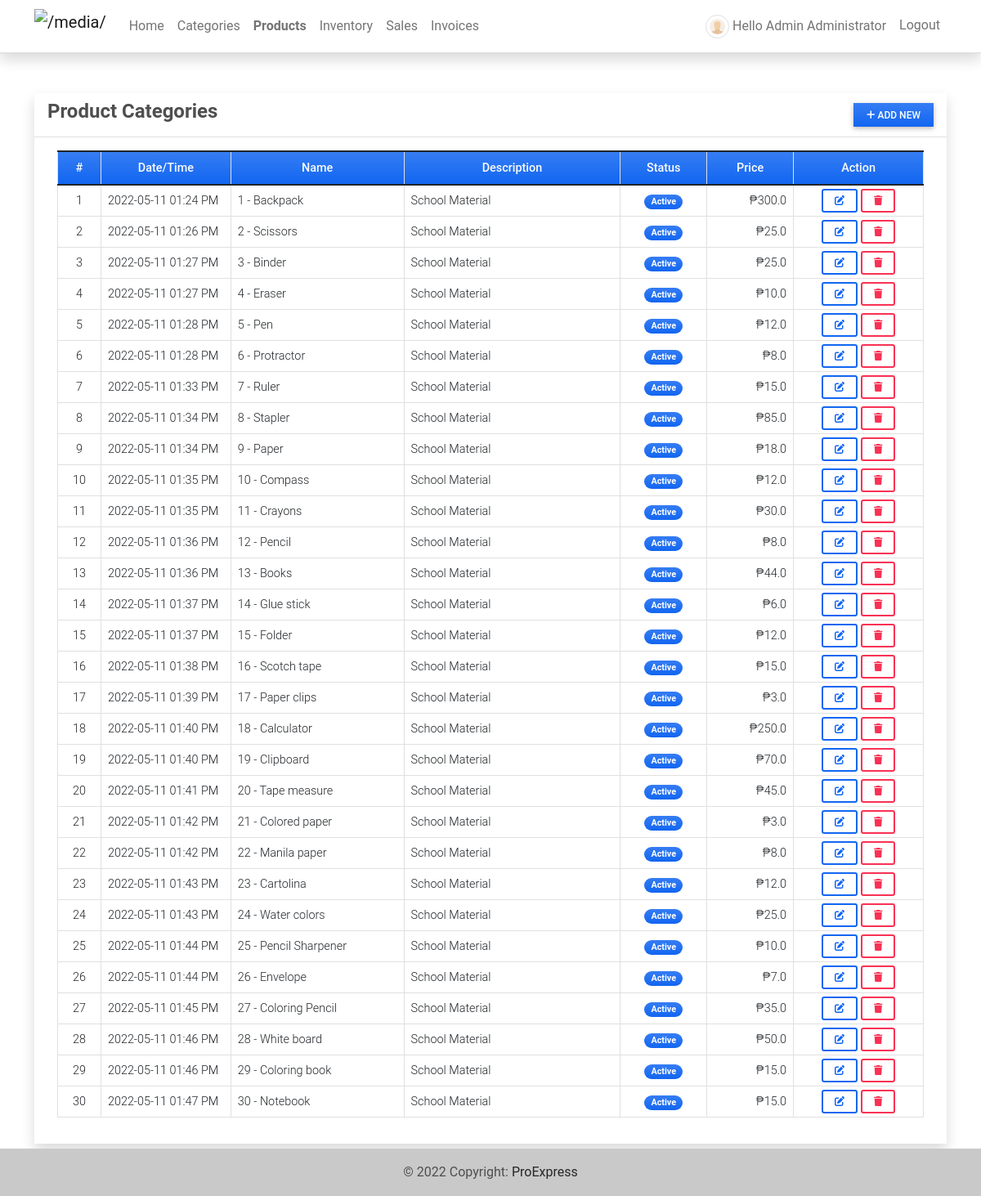
/product (signed in), run on the app's committed database.
### imsApp/models.py (models this page shows, shortened)
class Product(models.Model):
    code=models.CharField(max_length=100,blank=True, null=True)
    name=models.CharField(max_length=250,blank=True, null=True)
    description = models.TextField()
    price = models.FloatField(default=0)
    status = models.CharField(max_length=2, choices=(('1','Active'),('2','Inactive')), default=1)
    date_created = models.DateTimeField(default=timezone.now)
    date_updated = models.DateTimeField(auto_now=True)
    def __str__(self):
        return self.code + ' - ' + self.name

### imsApp/views.py (the view)
# urls.py: path('product',views.product_mgt,name='product-page'),
@login_required
def product_mgt(request):
    context['page_title'] = "Product List"
    products = Product.objects.all()
    context['products'] = products
    return render(request, 'product_mgt.html', context)

### imsApp/templates/product_mgt.html (shortened to what this page needs)
{% extends 'base.html' %} {% load humanize %} {% block pageContent %}
<div class="col-lg-12 col-md-12 col-sm-12 col-xs-12">
    <div class="card card-default rounded-0 shadow ">
        <div class="card-header">
            <div class="d-flex w-100 align-items-center justify-content-between">
                <h4 class="card-title fw-bold">Product Categories</h4>
                <div class="tools">
                    <button type="button" class="btn btn-primary rounded-0 bg-gradient btn-sm" id='add_new'><i class="fa fa-plus"></i> Add New</button>
                </div>
            </div>
        </div>
        <div class="card-body">
            <div class="container-fluid">
                <table class="table table-bordered" id="product-list">
                    <colgroup>
                        <col width="5%">
                        <col width="15%">
                        <col width="20%">
                        <col width="25%">
                        <col width="10%">
                        <col width="10%">
                        <col width="15%">
                    </colgroup>
                    <thead>
                        <tr class="bg-gradient bg-primary bg-opacity-50 text-light">
                            <th class="px-2 py-2 text-center">#</th>
                            <th class="px-2 py-2 text-center">Date/Time</th>
                            <th class="px-2 py-2 text-center">Name</th>
                            <th class="px-2 py-2 text-center">Description</th>
                            <th class="px-2 py-2 text-center">Status</th>
                            <th class="px-2 py-2 text-center">Price</th>
                            <th class="px-2 py-2 text-center">Action</th>
                        </tr>
                    </thead>
                    <tbody>
                        {% for product in products %}
                        <tr>
                            <td class="px-2 py-1 align-middle text-center">{{ forloop.counter }}</td>
                            <td class="px-2 py-1 align-middle">{{ product.date_created|date:"Y-m-d h:i A" }}</td>
                            <td class="px-2 py-1 align-middle">{{ product }}</td>
                            <td class="px-2 py-1 align-middle">
                                <p class="m-0 text-truncate">{{ product.description }}</p>
                            </td>
                            <td class="px-1 py-1 align-middle text-center">
                                {% if product.status == '1' %}
                                <span class="badge bg-primary bg-gradient rounded-pill px-2">Active</span> {% else %}
                                <span class="badge bg-secondary bg-gradient rounded-pill px-2">Inactive</span> {% endif %}
                            </td>
                            <td class="px-2 py-1 align-middle text-end">₱{{ product.price|intcomma }}</td>
                            <td class="px-2 py-1 align-middle text-center">
                                <a class="btn btn-outline-primary btn-sm edit-data" href="javascript:void(0)" data-id="{{ product.pk }}" title="Edit">
                                    <i class="fa fa-edit"></i>
                                </a>
                                <button class="btn btn-outline-danger btn-sm delete-data" type="button" data-id="{{ product.pk }}" title="Delete">
                                    <i class="fa fa-trash"></i>
                                </button>
                            </td>
                        </tr>
                        {% endfor %}
                    </tbody>
                </table>
            </div>
        </div>
    </div>
</div>
{% endblock pageContent %}

### imsApp/templates/base.html (shortened to what this page needs)
{% load static %}
<!DOCTYPE html>
<html lang="en">
<head>
    <link rel="stylesheet" href="{% static 'assets/font-awesome/css/all.min.css' %}">
    <link rel="stylesheet" href="{% static 'assets/bootstrap/css/bootstrap.min.css' %}">
    <link rel="stylesheet" href="{% static 'assets/select2/dist/css/select2.min.css' %}">
    <link rel="stylesheet" href="{% static 'assets/mdb-blogtemplate/css/mdb.min.css' %}" />
    <link rel="stylesheet" href="{% static 'assets/DataTables/datatables.min.css' %}" />
    <link rel="stylesheet" href="{% static 'assets/default/css/style.css' %}">
</head>
<body class="">
    {% block TopNavigation %} {% include "TopNavigation.html" %} {% endblock TopNavigation %}
    <main class="py-5">
        <div class="container mb-3">
             {% block pageContent %} {% endblock pageContent %}
        </div>
    </main>
    <footer class="bg-light text-lg-start">
        <div class="text-center p-3" style="background-color: rgba(0, 0, 0, 0.2);">
            © {% now 'Y' %} Copyright:
            <a class="text-dark" href="#" target="_blank">ProExpress</a>
        </div>
    </footer>
</body>
</html>

### imsApp/templates/topNavigation.html (shortened to what this page needs)
{% load static %}
<header>
    <nav class="navbar navbar-expand-lg navbar-light bg-white fixed-top shadow border-bottom">
        <div class="container">
            <a class="navbar-brand" target="_blank" href="{% url 'home-page' %}">
                <img src="{{ MEDIA_URL }}/default/yes.png" height="16" alt="{{ MEDIA_URL }}" loading="lazy" style="margin-top: -3px;" />
            </a>
            <div class="collapse navbar-collapse" id="navbarExample01">
                <ul class="navbar-nav me-auto mb-2 mb-lg-0" id="topNav">
                    {% if user.id %}
                    <li class="nav-item">
                        <a class="nav-link" aria-current="page" href="{% url 'home-page' %}">Home</a>
                    </li>
                    <li class="nav-item">
                        <a class="nav-link" aria-current="page" href="{% url 'category-page' %}">Categories</a>
                    </li>
                    <li class="nav-item">
                        <a class="nav-link" aria-current="page" href="{% url 'product-page' %}">Products</a>
                    </li>
                    <li class="nav-item">
                        <a class="nav-link" aria-current="page" href="{% url 'inventory-page' %}">Inventory</a>
                    </li>
                    <li class="nav-item">
                        <a class="nav-link" aria-current="page" href="{% url 'sales-page' %}">Sales</a>
                    </li>
                    <li class="nav-item">
                        <a class="nav-link" aria-current="page" href="{% url 'invoice-page' %}">Invoices</a>
                    </li>
                    {% endif %}
                </ul>
                <ul class="navbar-nav d-flex flex-row">
                    {% if user.id %} {% if user.profile.user_type == 1 %} {% endif %}
                    <li class="nav-item me-3 me-lg-0">
                        <a class="nav-link" href="{% url 'profile' %}">
                            <span class="me-1"><img src="{{ MEDIA_URL }}/default/default-avatar.png" alt="User Avatar" id="user-avatar" class="img-thumbnail rounded-circle"></span>Hello {{ user.first_name }} {{user.last_name}}
                        </a>
                    </li>
                    <li class="nav-item me-3 me-lg-0">
                        <a class="nav-link" href="{% url 'logout' %}">Logout</a>
                    </li>
                    {% endif %}
                </ul>
            </div>
        </div>
    </nav>
</header>

### static/assets/default/css/style.css (style rules this page uses)
html, body { height: 100%; width: 100%; max-height: 100%; overflow: auto; display: flex; flex-direction: column; }
body>header { flex-shrink: auto; }
body>main { flex-shrink: auto; flex-grow: auto; overflow: auto; }
body>footer { flex-shrink: auto; position: absolute; bottom: 0; left: 0; width: calc(100%); }
#user-avatar { width: 1.8rem; height: 1.8rem; object-fit: scale-down; object-position: center center; }
.navbar-brand>img { height: 2em; }
.nav-item.active a.nav-link { font-weight: bolder !important; }

### data on the page
Product: date_created "2022-05-11 01:24 PM", code+name "1 - Backpack", description "School Material", status "Active", price "300.0"
Product: date_created "2022-05-11 01:26 PM", code+name "2 - Scissors", description "School Material", status "Active", price "25.0"
Product: date_created "2022-05-11 01:27 PM", code+name "3 - Binder", description "School Material", status "Active", price "25.0"
Product: date_created "2022-05-11 01:27 PM", code+name "4 - Eraser", description "School Material", status "Active", price "10.0"
Product: date_created "2022-05-11 01:28 PM", code+name "5 - Pen", description "School Material", status "Active", price "12.0"
Product: date_created "2022-05-11 01:28 PM", code+name "6 - Protractor", description "School Material", status "Active", price "8.0"
Product: date_created "2022-05-11 01:33 PM", code+name "7 - Ruler", description "School Material", status "Active", price "15.0"
Product: date_created "2022-05-11 01:34 PM", code+name "8 - Stapler", description "School Material", status "Active", price "85.0"
Product: date_created "2022-05-11 01:34 PM", code+name "9 - Paper", description "School Material", status "Active", price "18.0"
Product: date_created "2022-05-11 01:35 PM", code+name "10 - Compass", description "School Material", status "Active", price "12.0"
Product: date_created "2022-05-11 01:35 PM", code+name "11 - Crayons", description "School Material", status "Active", price "30.0"
Product: date_created "2022-05-11 01:36 PM", code+name "12 - Pencil", description "School Material", status "Active", price "8.0"
Product: date_created "2022-05-11 01:36 PM", code+name "13 - Books", description "School Material", status "Active", price "44.0"
Product: date_created "2022-05-11 01:37 PM", code+name "14 - Glue stick", description "School Material", status "Active", price "6.0"
Product: date_created "2022-05-11 01:37 PM", code+name "15 - Folder", description "School Material", status "Active", price "12.0"
Product: date_created "2022-05-11 01:38 PM", code+name "16 - Scotch tape", description "School Material", status "Active", price "15.0"
Product: date_created "2022-05-11 01:39 PM", code+name "17 - Paper clips", description "School Material", status "Active", price "3.0"
Product: date_created "2022-05-11 01:40 PM", code+name "18 - Calculator", description "School Material", status "Active", price "250.0"
Product: date_created "2022-05-11 01:40 PM", code+name "19 - Clipboard", description "School Material", status "Active", price "70.0"
Product: date_created "2022-05-11 01:41 PM", code+name "20 - Tape measure", description "School Material", status "Active", price "45.0"
Product: date_created "2022-05-11 01:42 PM", code+name "21 - Colored paper", description "School Material", status "Active", price "3.0"
Product: date_created "2022-05-11 01:42 PM", code+name "22 - Manila paper", description "School Material", status "Active", price "8.0"
Product: date_created "2022-05-11 01:43 PM", code+name "23 - Cartolina", description "School Material", status "Active", price "12.0"
Product: date_created "2022-05-11 01:43 PM", code+name "24 - Water colors", description "School Material", status "Active", price "25.0"
Product: date_created "2022-05-11 01:44 PM", code+name "25 - Pencil Sharpener", description "School Material", status "Active", price "10.0"
Product: date_created "2022-05-11 01:44 PM", code+name "26 - Envelope", description "School Material", status "Active", price "7.0"
Product: date_created "2022-05-11 01:45 PM", code+name "27 - Coloring Pencil", description "School Material", status "Active", price "35.0"
Product: date_created "2022-05-11 01:46 PM", code+name "28 - White board", description "School Material", status "Active", price "50.0"
Product: date_created "2022-05-11 01:46 PM", code+name "29 - Coloring book", description "School Material", status "Active", price "15.0"
Product: date_created "2022-05-11 01:47 PM", code+name "30 - Notebook", description "School Material", status "Active", price "15.0"

### other printed values
{{ user.first_name }} "Admin"
{{ user.last_name }} "Administrator"
